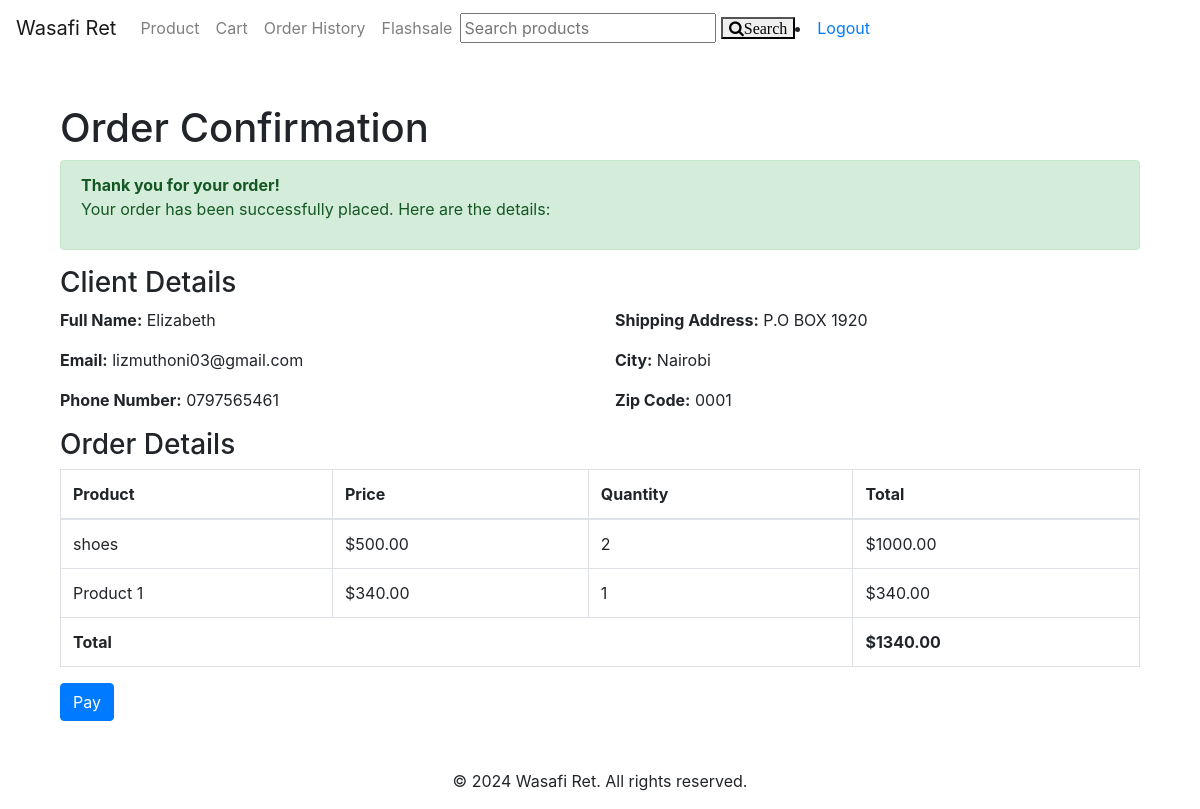
Page /orders/order_confirmation/3/ (signed in) on the committed database.
### order/models.py (models this page shows, shortened)
class Order(models.Model):
    user = models.ForeignKey(User, on_delete=models.CASCADE)
    created_at = models.DateTimeField(auto_now_add=True)
    updated_at = models.DateTimeField(auto_now=True)
    status = models.CharField(max_length=20, choices=[('Pending', 'Pending'), ('Completed', 'Completed')], default='Pending')
    shipping_name = models.CharField(max_length=255)
    shipping_email = models.EmailField()
    phone_number = models.CharField(max_length=20)
    shipping_address = models.TextField()
    shipping_city = models.CharField(max_length=100)
    shipping_zip_code = models.CharField(max_length=20)
    def get_order_total(self):
        return sum(item.get_total() for item in self.items.all())

class OrderItem(models.Model):
    order = models.ForeignKey(Order, related_name='items', on_delete=models.CASCADE)
    product = models.ForeignKey(Product, on_delete=models.CASCADE)
    quantity = models.PositiveIntegerField()
    def get_total(self):
        return self.product.price * self.quantity

### WasafiRet/models.py (models this page shows, shortened)
class Product(models.Model):
    name=models.CharField(max_length=255)
    description=models.TextField()
    price=models.DecimalField(max_digits=10,decimal_places=2)
    stock=models.IntegerField()
    category=models.ForeignKey(Category,on_delete=models.CASCADE)
    is_active=models.BooleanField(default=True)
    image=models.ImageField(upload_to=',media/images',blank=True,null=True)

### order/views.py (the view)
# urls.py: path('order_confirmation/<int:order_id>/', views.order_confirmation, name='order_confirmation'),
@login_required
def order_confirmation(request, order_id):
    order = Order.objects.get(id=order_id)
    order_total = order.get_order_total()
    return render(request, 'order/order_confirmation.html', {
        'order': order,
        'order_total': order_total,
    })

### order/templates/order/order_confirmation.html (shortened to what this page needs)
{% extends 'WasafiRet/base.html' %}
{% load static %}
{% block content %}
<div class="container mt-5">
    <h1>Order Confirmation</h1>
    <div class="alert alert-success">
        <strong>Thank you for your order!</strong>
        <p>Your order has been successfully placed. Here are the details:</p>
    </div>
    <h3>Client Details</h3>
    <div class="row">
        <div class="col-md-6">
            <p><strong>Full Name:</strong> {{ order.shipping_name }}</p>
            <p><strong>Email:</strong> {{ order.shipping_email }}</p>
            <p><strong>Phone Number:</strong> {{ order.phone_number }}</p>
        </div>
        <div class="col-md-6">
            <p><strong>Shipping Address:</strong> {{ order.shipping_address }}</p>
            <p><strong>City:</strong> {{ order.shipping_city }}</p>
            <p><strong>Zip Code:</strong> {{ order.shipping_zip_code }}</p>
        </div>
    </div>
    <h3>Order Details</h3>
    <table class="table table-bordered">
        <thead>
            <tr>
                <th>Product</th>
                <th>Price</th>
                <th>Quantity</th>
                <th>Total</th>
            </tr>
        </thead>
        <tbody>
            {% for item in order.items.all %}
            <tr>
                <td>{{ item.product.name }}</td>
                <td>${{ item.product.price|floatformat:2 }}</td>
                <td>{{ item.quantity }}</td>
                <td>${{ item.get_total|floatformat:2 }}</td>
            </tr>
            {% endfor %}
            <tr>
                <td colspan="3" class="font-weight-bold">Total</td>
                <td class="font-weight-bold">${{ order.get_order_total|floatformat:2 }}</td>
            </tr>
        </tbody>
    </table>
    <a href="#" class="btn btn-primary">Pay</a>
</div>
{% endblock %}

### rows in the picture
Order: shipping_name "Elizabeth", shipping_email "lizmuthoni03@gmail.com", phone_number "0797565461", shipping_address "P.O BOX 1920", shipping_city "Nairobi", shipping_zip_code "0001", get_order_total "1340.00"
OrderItem: product.name "shoes", product.price "500.00", quantity "2", get_total "1000.00"
OrderItem: product.name "Product 1", product.price "340.00", quantity "1", get_total "340.00"
